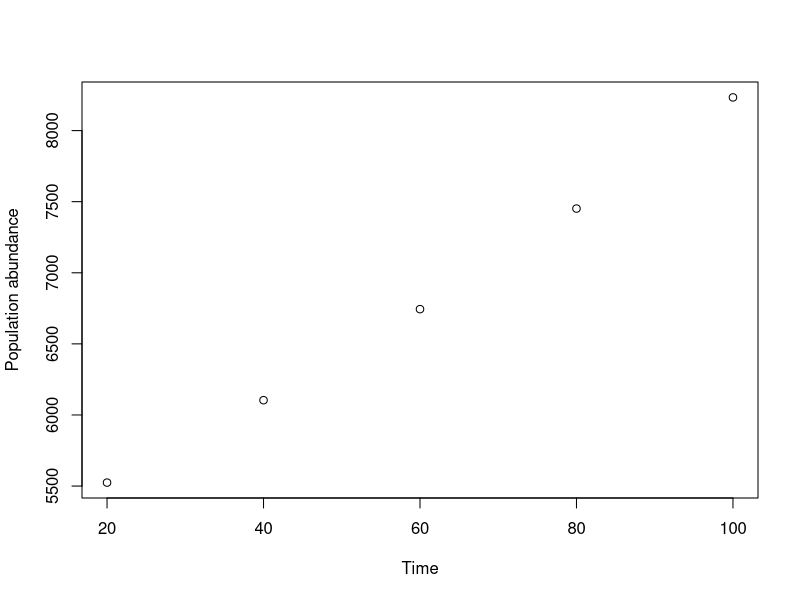

The R source for this figure: (Note: this script raises an error after producing the figure.)
# Model of exponential population growth
# 100 units of time with 0.5% increase during each unit 
# of time, with "samples" taken every 20 time units

# parameters:
initPopSize <- 5000 	# start time
growthRate <- 1.005 	# 5% growth rate per time unit
timeSamples <- seq(from = 20, to = 100, by = 20)

# calculations:
abundances <- initPopSize * (growthRate ^ timeSamples)

# display results:
print(abundances)
plot(timeSamples, abundances, xlab = "Time", ylab = "Population abundance")

###########
# same thing but with a for loop and preallocation:

# use parameters to pre-allocate data storage so that
# the following code works even if parameters above are changed
numTimes <- length(timeSamples) # NO magic numbers! :-)
abundances2 <- rep(0,numTimes)

# calculations:
for ( i in 1:numTimes ) {
  abundances2[i] <- initialPopSize * (growthRate ^ timeSamples[i])
}
print(abundances2)
plot(timeSamples, abundances2, xlab = "Time", ylab = "Population abundance")

# check equivalence of outputs of two methods:
all(abundances == abundances2)
